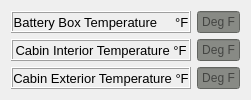
   <widget class="QWidget" name="layoutWidget">
    <property name="geometry">
     <rect>
      <x>670</x>
      <y>722</y>
      <width>251</width>
      <height>89</height>
     </rect>
    </property>
    <layout class="QGridLayout" name="gridLayout_4">
     <item row="0" column="0">
      <widget class="QLabel" name="Battery_Box_label">
       <property name="font">
        <font>
         <pointsize>10</pointsize>
        </font>
       </property>
       <property name="frameShape">
        <enum>QFrame::Box</enum>
       </property>
       <property name="frameShadow">
        <enum>QFrame::Raised</enum>
       </property>
       <property name="text">
        <string>Battery Box Temperature     °F</string>
       </property>
       <property name="scaledContents">
        <bool>false</bool>
       </property>
       <property name="alignment">
        <set>Qt::AlignCenter</set>
       </property>
      </widget>
     </item>
     <item row="0" column="1">
      <widget class="QLineEdit" name="Battery_Box_lineEdit">
       <property name="maximumSize">
        <size>
         <width>50</width>
         <height>16777215</height>
        </size>
       </property>
       <property name="styleSheet">
        <string notr="true">background-color: rgb(136, 138, 133);</string>
       </property>
       <property name="frame">
        <bool>true</bool>
       </property>
       <property name="alignment">
        <set>Qt::AlignCenter</set>
       </property>
       <property name="readOnly">
        <bool>true</bool>
       </property>
       <property name="placeholderText">
        <string>Deg F</string>
       </property>
      </widget>
     </item>
     <item row="1" column="0">
      <widget class="QLabel" name="Cabin_Int_label">
       <property name="font">
        <font>
         <pointsize>10</pointsize>
        </font>
       </property>
       <property name="frameShape">
        <enum>QFrame::Box</enum>
       </property>
       <property name="frameShadow">
        <enum>QFrame::Raised</enum>
       </property>
       <property name="text">
        <string>Cabin Interior Temperature °F</string>
       </property>
       <property name="alignment">
        <set>Qt::AlignCenter</set>
       </property>
      </widget>
     </item>
     <item row="1" column="1">
      <widget class="QLineEdit" name="Cabin_Int_lineEdit">
       <property name="maximumSize">
        <size>
         <width>50</width>
         <height>16777215</height>
        </size>
       </property>
       <property name="styleSheet">
        <string notr="true">background-color: rgb(136, 138, 133);</string>
       </property>
       <property name="frame">
        <bool>true</bool>
       </property>
       <property name="alignment">
        <set>Qt::AlignCenter</set>
       </property>
       <property name="readOnly">
        <bool>true</bool>
       </property>
       <property name="placeholderText">
        <string>Deg F</string>
       </property>
      </widget>
     </item>
     <item row="2" column="0">
      <widget class="QLabel" name="Cabin_Ext_label">
       <property name="font">
        <font>
         <pointsize>10</pointsize>
        </font>
       </property>
       <property name="frameShape">
        <enum>QFrame::Box</enum>
       </property>
       <property name="frameShadow">
        <enum>QFrame::Raised</enum>
       </property>
       <property name="text">
        <string>Cabin Exterior Temperature °F</string>
       </property>
       <property name="alignment">
        <set>Qt::AlignCenter</set>
       </property>
      </widget>
     </item>
     <item row="2" column="1">
      <widget class="QLineEdit" name="Cabin_Ext_lineEdit">
       <property name="maximumSize">
        <size>
         <width>50</width>
         <height>16777215</height>
        </size>
       </property>
       <property name="styleSheet">
        <string notr="true">background-color: rgb(136, 138, 133);</string>
       </property>
       <property name="frame">
        <bool>true</bool>
       </property>
       <property name="alignment">
        <set>Qt::AlignCenter</set>
       </property>
       <property name="readOnly">
        <bool>true</bool>
       </property>
       <property name="placeholderText">
        <string>Deg F</string>
       </property>
      </widget>
     </item>
    </layout>
    <zorder>Cabin_Int_label</zorder>
    <zorder>Cabin_Int_lineEdit</zorder>
    <zorder>Cabin_Ext_label</zorder>
    <zorder>Cabin_Ext_lineEdit</zorder>
    <zorder>Battery_Box_label</zorder>
    <zorder>Battery_Box_lineEdit</zorder>
   </widget>
